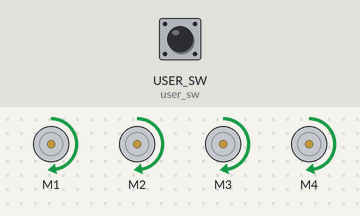
The program below on a simulated CircuitPython board. Parts: 4 × DC motor (green arrow = forward, orange = backward, longer = faster). Inputs (shaded band) come from the test bench; at power-on: USER_SW (user_sw) HIGH.

Above: at 0.5 s.
At 2.5 s:
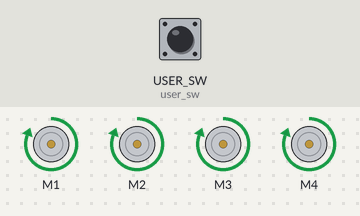
At 4.5 s:
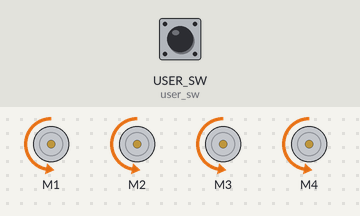
At 6.5 s:
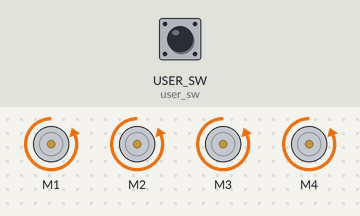
At 9.5 s:
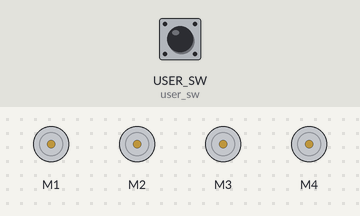
Timing chart, 0 to 10.4 s (numbered marks = the images above):
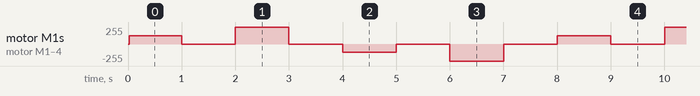

Measured:
- by itself, motor M1–4: repeats every 8.0 s: stopped 1.0 s, forward 255/255 1.0 s, stopped 1.0 s, backward 127/255 1.0 s, stopped 1.0 s, backward 255/255 1.0 s, stopped 1.0 s, forward 127/255 1.0 s

The program:

multiple_motors.py
```python
# (licence header left out)
import time
import board
import pwmio
import digitalio
from adafruit_motor import motor

# Motor constants
FREQUENCY = 25000               # Chose a frequency above human hearing
DECAY_MODE = motor.SLOW_DECAY   # The decay mode affects how the motor
                                # responds, with SLOW_DECAY having improved spin
                                # threshold and speed-to-throttle linearity

# Create a digitalinout object for the user switch
user_sw = digitalio.DigitalInOut(board.USER_SW)
user_sw.direction = digitalio.Direction.INPUT
user_sw.pull = digitalio.Pull.UP

# Create the pwm objects
pwm_a_p = pwmio.PWMOut(board.MOTOR_A_P, frequency=FREQUENCY)
pwm_a_n = pwmio.PWMOut(board.MOTOR_A_N, frequency=FREQUENCY)
pwm_b_p = pwmio.PWMOut(board.MOTOR_B_P, frequency=FREQUENCY)
pwm_b_n = pwmio.PWMOut(board.MOTOR_B_N, frequency=FREQUENCY)
pwm_c_p = pwmio.PWMOut(board.MOTOR_C_P, frequency=FREQUENCY)
pwm_c_n = pwmio.PWMOut(board.MOTOR_C_N, frequency=FREQUENCY)
pwm_d_p = pwmio.PWMOut(board.MOTOR_D_P, frequency=FREQUENCY)
pwm_d_n = pwmio.PWMOut(board.MOTOR_D_N, frequency=FREQUENCY)

# Create the motor objects
mot_a = motor.DCMotor(pwm_a_p, pwm_a_n)
mot_b = motor.DCMotor(pwm_b_p, pwm_b_n)
mot_c = motor.DCMotor(pwm_c_p, pwm_c_n)
mot_d = motor.DCMotor(pwm_d_p, pwm_d_n)

# Set the motor decay modes (if unset the default will be FAST_DECAY)
mot_a.decay_mode = DECAY_MODE
mot_b.decay_mode = DECAY_MODE
mot_c.decay_mode = DECAY_MODE
mot_d.decay_mode = DECAY_MODE


def button_pressed():
    return not user_sw.value


# Run the motor sequence
while True:
    # Forward slow
    mot_a.throttle = 0.5
    mot_b.throttle = 0.5
    mot_c.throttle = 0.5
    mot_d.throttle = 0.5
    time.sleep(1)
    if button_pressed():  # Exit if button is pressed
        break

    # Stop
    mot_a.throttle = 0
    mot_b.throttle = 0
    mot_c.throttle = 0
    mot_d.throttle = 0
    time.sleep(1)
    if button_pressed():  # Exit if button is pressed
        break

    # Forward fast
    mot_a.throttle = 1.0
    mot_b.throttle = 1.0
    mot_c.throttle = 1.0
    mot_d.throttle = 1.0
    time.sleep(1)
    if button_pressed():  # Exit if button is pressed
        break

    # Spin freely
    mot_a.throttle = None
    mot_b.throttle = None
    mot_c.throttle = None
    mot_d.throttle = None
    time.sleep(1)
    if button_pressed():  # Exit if button is pressed
        break

    # Backwards slow
    mot_a.throttle = -0.5
    mot_b.throttle = -0.5
    mot_c.throttle = -0.5
    mot_d.throttle = -0.5
    time.sleep(1)
    if button_pressed():  # Exit if button is pressed
        break

    # Stop
    mot_a.throttle = 0
    mot_b.throttle = 0
    mot_c.throttle = 0
    mot_d.throttle = 0
    time.sleep(1)
    if button_pressed():  # Exit if button is pressed
        break

    # Backwards fast
    mot_a.throttle = -1.0
    mot_b.throttle = -1.0
    mot_c.throttle = -1.0
    mot_d.throttle = -1.0
    time.sleep(1)
    if button_pressed():  # Exit if button is pressed
        break

    # Spin freely
    mot_a.throttle = None
    mot_b.throttle = None
    mot_c.throttle = None
    mot_d.throttle = None
    time.sleep(1)
    if button_pressed():  # Exit if button is pressed
        break
```
